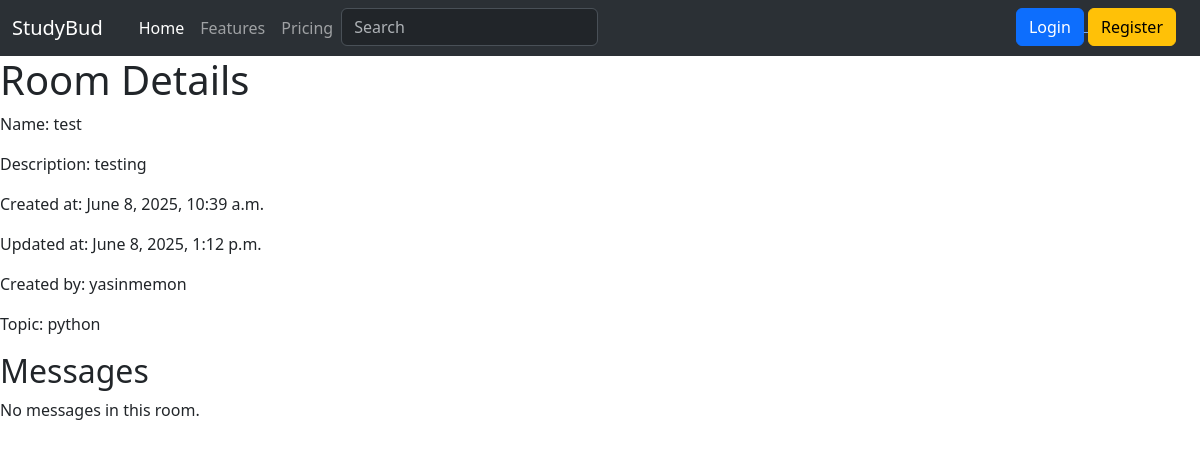
/room/5/, run on the app's committed database.
### base/models.py (models this page shows, shortened)
class Room(models.Model):
    host = models.ForeignKey(User, on_delete=models.SET_NULL, null=True)
    topic = models.ForeignKey(Topic, on_delete=models.SET_NULL, null=True)
    name = models.CharField(max_length=200)
    description = models.TextField(null=True, blank=True)
    updated = models.DateTimeField(auto_now=True)
    created = models.DateTimeField(auto_now_add=True)
    class Meta():
        ordering = ['-updated', '-created']

class Topic(models.Model):
    name = models.CharField(max_length=200)

### base/views.py (the view)
# urls.py: path('room/<str:pk>/', views.room, name='room'),
def room(request, pk):
    room = Room.objects.get(id=pk)
    return render(request, 'base/room.html', {'room': room})

### base/templates/base/room.html
{% extends "main.html" %} {% block content %}
<h1>Room Details</h1>
<p>Name: {{ room.name }}</p>
<p>Description: {{ room.description }}</p>
<p>Created at: {{ room.created }}</p>
<p>Updated at: {{ room.updated }}</p>
<p>Created by: {{ room.host.username }}</p>
<p>Topic: {{ room.topic.name }}</p>
<h2>Messages</h2>
{% if messages %}
<ul>
  {% for message in messages %}
  <li>
    {{ message.content }} - {{ message.created }} by {{ message.user.username }}
  </li>
  {% endfor %}
</ul>
{% else %}
<p>No messages in this room.</p>
{% endif %} {% endblock %}

### data on the page
Room: name "test", description "testing", created "June 8, 2025, 10:39 a.m.", updated "June 8, 2025, 1:12 p.m.", host.username "yasinmemon", topic.name "python"
